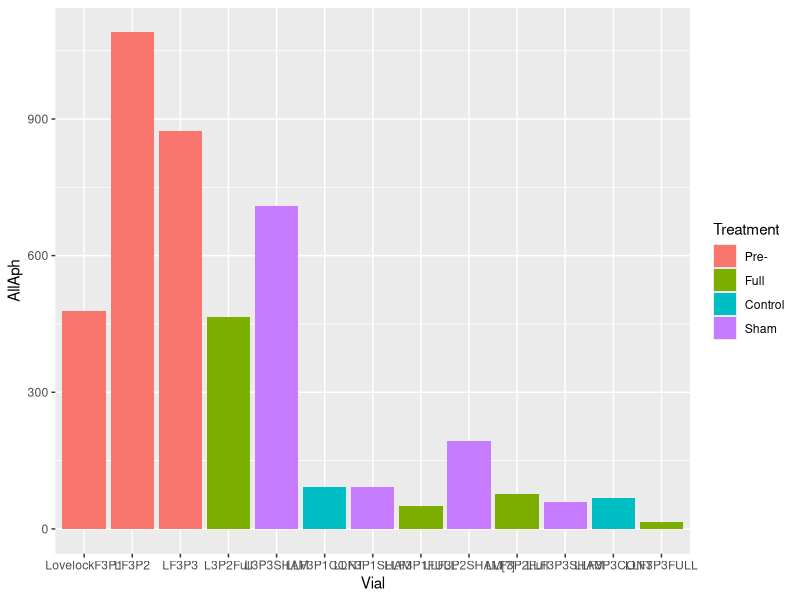
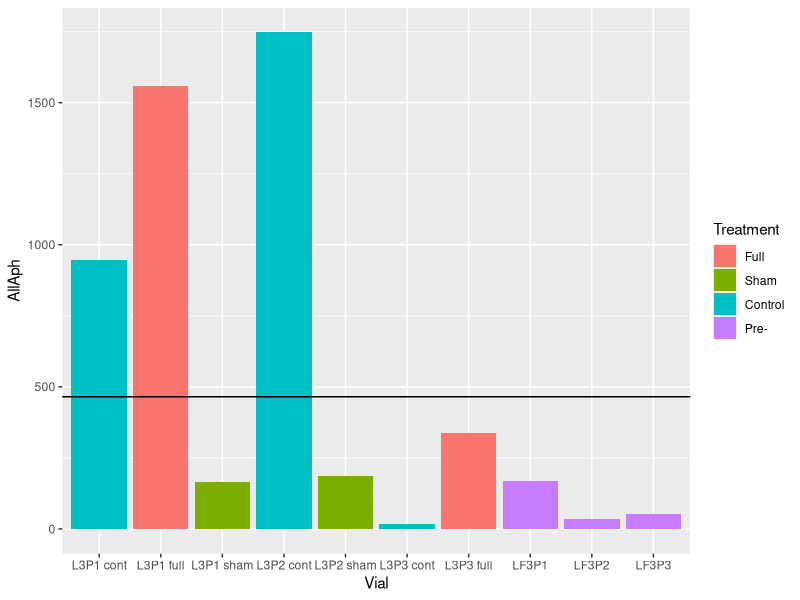
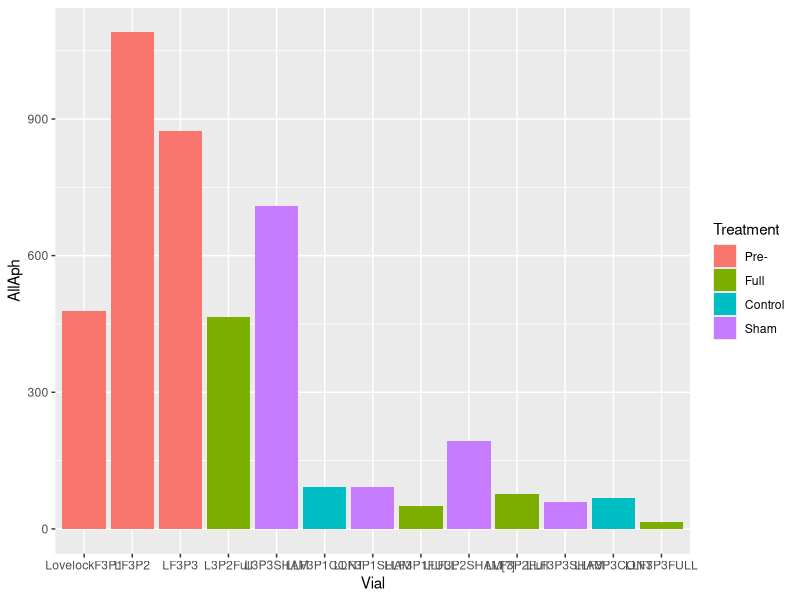
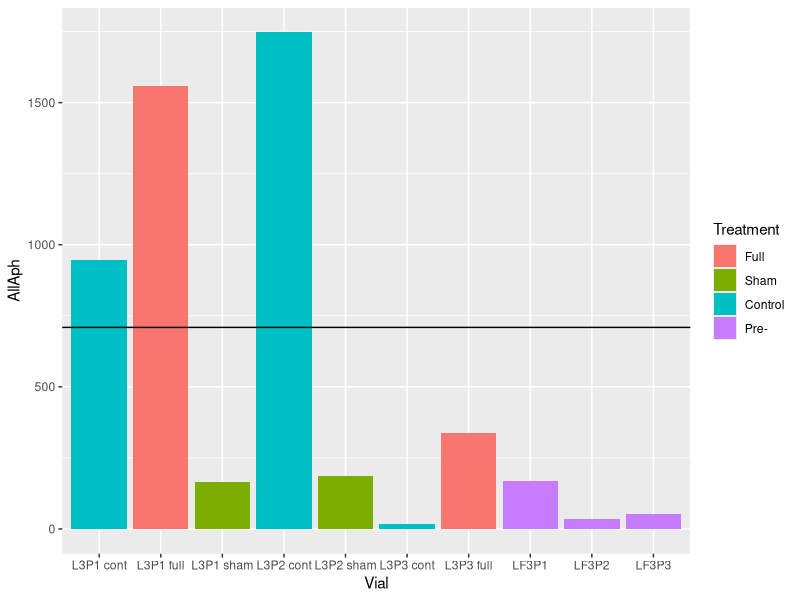
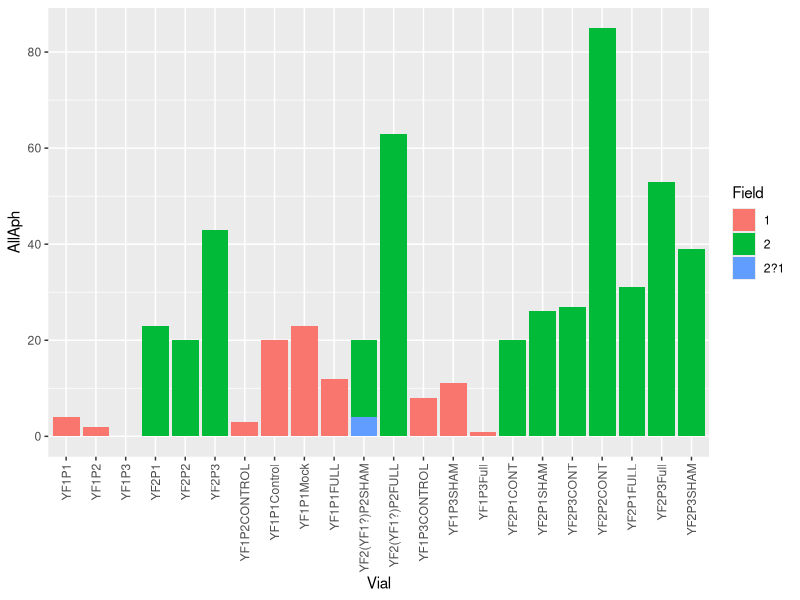
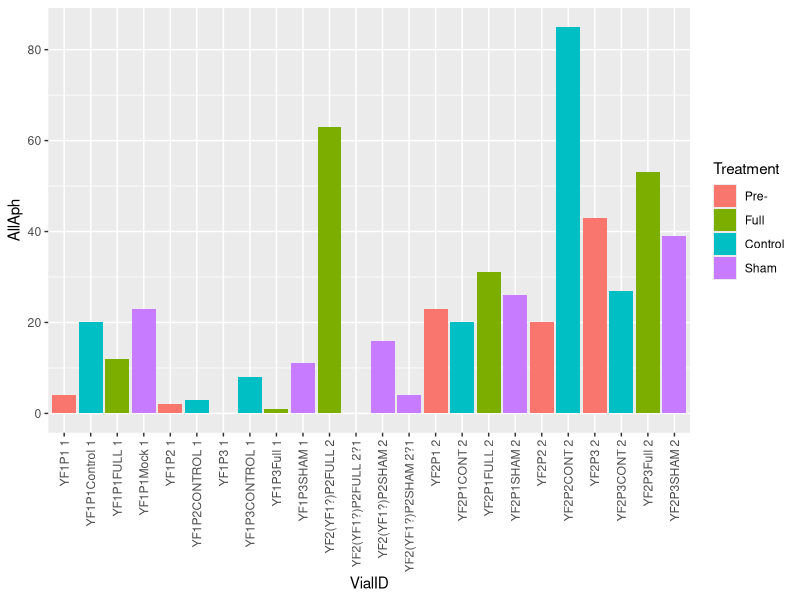
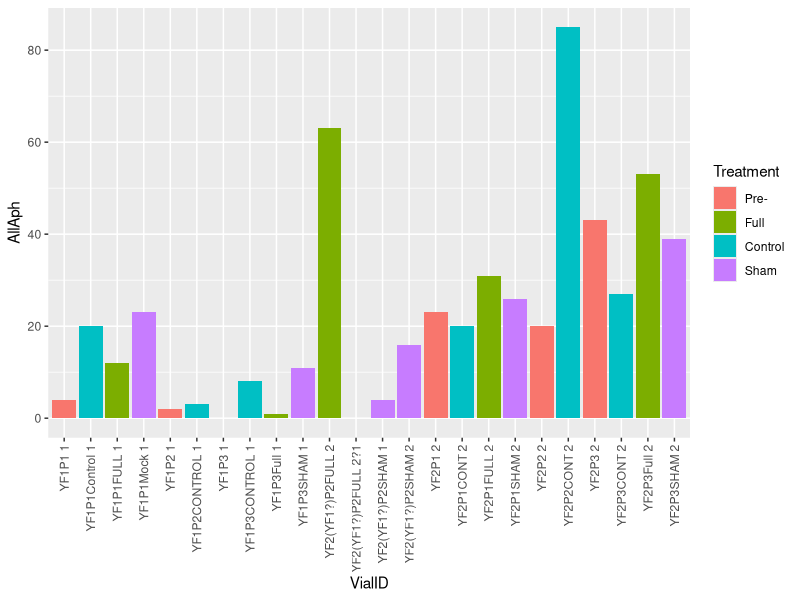
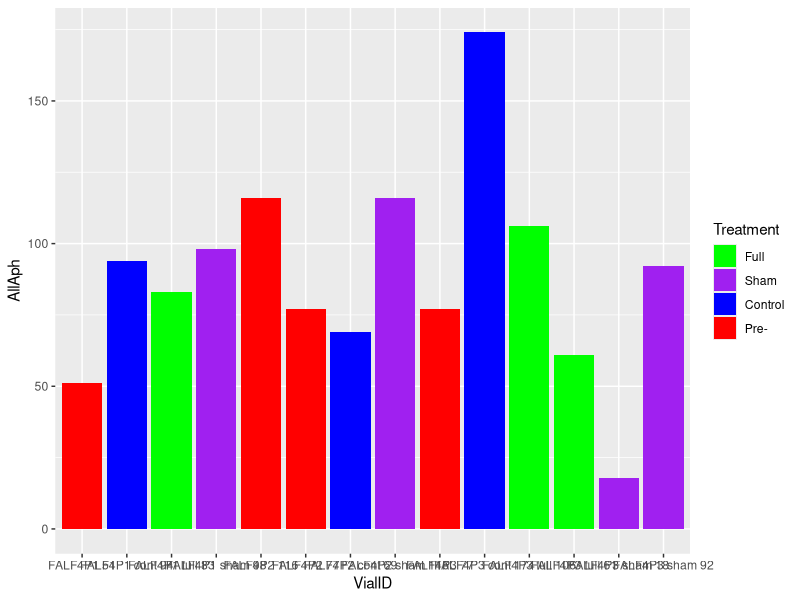

Write the R code that produced these figures, in order. (Note: this script raises an error after producing the figures.)
# Title: Data processing for 2020 Exclosures project
# Author: Anson Call
# Date: 2022/02/28
# This script cleans the raw data in preparation for analysis. It only needs to
# be run once.

# load packages ####
library(tidyverse) # R packages for data science
library(magrittr) # for assignment and exposition pipes
library(vegan) # for diversity metrics

# define functions ####
# date-to-season function for vegsurvey data
getSeason <- function(DATES) {
  # define cutoff between spring and fall surveys
  cutoff <- as.Date("2021-6-30",  format = "%Y-%m-%d") # spring end
  # convert dates to proper format
  d <- as.Date(strftime(DATES, format="%Y-%m-%d"))
  # return season
  if_else (d <= cutoff, 'Spring', 'Fall')
}

# import data ####
## spring data ####
spring <-
  read_csv('raw_data/Spring_counts.csv',
           col_types = 'cfffffffddddddddddddc') %>%
  select(-Sorter, -Counter, -Counter_2) %>%
  mutate(AllAph = Acyrthosiphon + Aphis + Therioaphis,
         NonAcy = Aphis + Therioaphis) %>%
  mutate(Season = 'Spring')

## fall data ####
fall <- read_csv('raw_data/Fall_counts.csv',
                 col_types = 'dcffffffdddddddddddd') %>%
  select(-Sorter, -Counter) %>%
  mutate(AllAph = Acyrthosiphon + Aphis + Therioaphis,
         NonAcy = Aphis + Therioaphis) %>%
  mutate(Season = 'Fall')

## veg data ####
vegdata <- read_csv('raw_data/VegSurvey.csv',
                    col_types = 'Dcfffddccc') %>%
  mutate(waypointID = paste(site, waypoint))

## updated plant ids for vegdata ####
new_ids <- read_csv('raw_data/updated_plant_ids.csv') %>%
  select(orig_code, new_code)

## field location data ####
## incl. closest field info for survey points in vegdata
rawlocs <- read_csv('raw_data/vegSurvey_fieldJoin.csv',
                    col_types = 'fffTdfddfcc')

## veg survey plot type data
veg_survey_classes <- read_csv('raw_data/vegSurveyClasses.csv',
                               col_types = 'ffff')

## landcover class data
veg_survey_cover <- read_csv('raw_data/vegData_coverJoin.csv',
                             col_types = 'fffffffffffffffffffffffffcc')

## landcover data ####
# now only 1 csv (supervised classification, 8 classes)
# import csv files
#
# landcover <- read_csv('raw_data/superDoveSupervisedClassification_areaScore_fixedClass.csv')
# if you want target fields according to classifier instead of fixed class:
landcover <- read_csv('raw_data/superDove_areaScores.csv')

# check data ####
## check spring and fall data ####
spring %>%
  group_by(Site, Field) %>%
  count()
spring %>%
  group_by(Site, Treatment) %>%
  count()

# Identify error 1
spring %>%
  group_by(Site, Field, Treatment) %>%
  filter(Site=='Lovelock')
#L3P2Full recorded as field 2 instead of field 3

# Resolve error 1: L3P2Full field 2 -> field 3
spring %<>%
  mutate(Field = case_when(Vial=='L3P2Full' ~ '3',
                           Vial!='L3P2Full' ~ as.character(Field)))

# Identify error 2
spring %>%
  group_by(Site, Field, Treatment) %>% filter(Site=='Lovelock') %>% count()
# Lovelock field 3 now overweight
spring %>%
  group_by(Site, Field, Treatment) %>% filter(Site=='Lovelock')
fall %>%
  group_by(Site, Field, Treatment) %>% filter(Site=='Lovelock')
# L3P2Full (and L3P3SHAM) match text pattern of fall data
fall %>%
  group_by(Site, Field, Treatment) %>% filter(Site=='Lovelock') %>% count()
# Lovelock field 3 full underweight
# suggests spring L3P2Full should actually be fall F3P2Full. check data
spring %>%
  filter(Site=='Lovelock', Field==3) %>%
  ggplot(aes(x = Vial, y = AllAph, fill = Treatment)) +
  geom_bar(stat = 'identity')
spring %>%
  filter(Vial=='L3P2Full') %>%
  select(AllAph) # 465
# L3P2Full aphid count is way higher than other Lovelock field 3 full counts in
# spring data further suggests L3P2Full belongs in the fall data
fall %>%
  filter(Site=='Lovelock', Field==3) %>%
  ggplot(aes(x = Vial, y = AllAph, fill = Treatment)) +
  geom_bar(stat = 'identity') +
  geom_abline(slope = 0, intercept = 465)
# L3P2Full aphid count fits in with fall data well

# Resolve error 2: spring L3P2Full -> fall
spring %<>%
  mutate(Season = case_when(Vial=='L3P2Full' ~ 'Fall',
                            Vial!='L3P2Full' ~ as.character(Season)))

# Identify error 3
spring %>%
  group_by(Site, Treatment) %>%
  filter(Season=='Spring') %>%
  count
# Lovelock field 3 overweight
spring %>%
  group_by(Site, Treatment) %>%
  filter(Season=='Spring') %>%
  count
# spring Lovelock sham overweight by 2, Lovelock control underweight by 1
fall %>%
  group_by(Site, Treatment) %>%
  filter(Site=='Lovelock') %>%
  count
# fall Lovelock sham is underweight by 1
# suggests at least 1 spring Lovelock sham belongs in fall data
spring %>%
  group_by(Site, Field, Treatment) %>%
  filter(Site=='Lovelock', Treatment=='Sham')
fall %>%
  group_by(Site, Field, Treatment) %>%
  filter(Site=='Lovelock', Treatment=='Sham')
# spring L3P3SHAM matches text pattern of fall data
# further suggests L3P3SHAM belongs in the fall data
spring %>%
  filter(Site=='Lovelock', Field==3) %>%
  ggplot(aes(x = Vial, y = AllAph, fill = Treatment)) +
  geom_bar(stat = 'identity')
spring %>%
  filter(Vial=='L3P3SHAM') %>%
  select(AllAph) # 709
# L3P3SHAM aphid count is way higher than other Lovelock field 3 full counts in
# spring data
fall %>%
  filter(Site=='Lovelock', Field==3) %>%
  ggplot(aes(x = Vial, y = AllAph, fill = Treatment)) +
  geom_bar(stat = 'identity') +
  geom_abline(slope = 0, intercept = 709)
# L3P3SHAM aphid count is still high for fall data, but fall data is still
# higher, on average, than spring data. further suggests L3P3SHAM is a better
# fit in the fall data

# Resolve error 3: spring L3P3SHAM -> fall
spring %<>%
  mutate(Season = case_when(Vial=='L3P3SHAM' ~ 'Fall',
                            Vial!='L3P3SHAM' ~ as.character(Season)))

# Identify error 4
spring %>%
  group_by(Site, Field) %>%
  filter(Season=='Spring') %>%
  count
# Yerington field 2?1 measurements are probably field 1, since Yerington field 1
# is underweight by 2
spring %>%
  group_by(Site, Field, Treatment) %>%
  filter(Season=='Spring', Site=='Yerington') %>%
  count
# Yerington field 2?1 treatments match the treatments that are underweight in
# Yerington field 1 further suggests that 2?1 data could belong in field 1
spring %>%
  filter(Site=='Yerington', Field=='1' | Field=='2' | Field=='2?1') %>%
  ggplot(aes(x = Vial, y = AllAph, fill = Field)) +
  geom_bar(stat = 'identity') +
  theme(axis.text.x = element_text(angle = 90, vjust = 0.5, hjust=1))
# YF2(YF1?)P2SHAM is actually two rows (!)
spring %>%
  filter(Vial=='YF2(YF1?)P2SHAM')
# Which one is the true field 2 sham?
spring %>%
  filter(Site=='Yerington', Field=='1' | Field=='2' | Field=='2?1') %>%
  mutate(VialID = paste(Vial, Field)) %>%
  ggplot(aes(x = VialID, y = AllAph, fill = Treatment)) +
  geom_bar(stat = 'identity') +
  theme(axis.text.x = element_text(angle = 90, vjust = 0.5, hjust=1))
# field 2 generally has higher aphid counts, so we should expect YF2(YF1?)P2SHAM
# 2?1 to be the one from field 1, since it has a lower count

# Correct error 4: YF2(YF1?)P2SHAM field 2?1 -> field 1
spring %<>%
  mutate(Field = case_when(Vial=='YF2(YF1?)P2SHAM' & Field=='2?1' ~ '1',
                           Vial!='YF2(YF1?)P2SHAM' | Field!='2?1' ~
                             as.character(Field)))

# Identify error 5
spring %>%
  group_by(Site, Field) %>%
  filter(Season=='Spring') %>%
  count
# 1 Yerington field 2?1 measurement remaining, Yerington field 1 still
# underweight by 1
spring %>%
  group_by(Site, Field, Treatment) %>%
  filter(Season=='Spring',
         Site=='Yerington',
         Field=='1' | Field=='2' | Field=='2?1') %>%
  count
# remaining 2?1 measurement is a full measurement, matching what is missing from
# Yerington field 1
spring %>%
  filter(Site=='Yerington', Field=='1' | Field=='2' | Field=='2?1') %>%
  mutate(VialID = paste(Vial, Field)) %>%
  ggplot(aes(x = VialID, y = AllAph, fill = Treatment)) +
  geom_bar(stat = 'identity') +
  theme(axis.text.x = element_text(angle = 90, vjust = 0.5, hjust=1))
# remaining 2?1 measurement has low aphid density, matching other measurements
# from field 1 further suggests that the remaining 2?1 measurement is from field
# 1

# Correct error 5: YF2(YF1?)P2FULL field 2?1 -> field 1
spring %<>%
  mutate(Field = case_when(Vial=='YF2(YF1?)P2FULL' & Field=='2?1' ~ '1',
                           Vial!='YF2(YF1?)P2FULL' | Field!='2?1' ~
                             as.character(Field)))

# Identify error 6
spring %>%
  group_by(Site, Field) %>%
  filter(Season=='Spring') %>%
  count
# missing 2 measurements from Fallon field 4
spring %>%
  group_by(Field, Plot) %>%
  filter(Season=='Spring', Site=='Fallon') %>%
  count
# both missing measurements are from Fallon field 4, plot 3
spring %>%
  filter(Season=='Spring', Site=='Fallon', Field=='4', Plot=='3') %>%
  arrange(Treatment)
# Fallon field 4, plot 3 full and sham are missing
# Are they in the fall dataset?
fall %>%
  group_by(Site, Field) %>%
  count
# fall Fallon 4 contains 2 extra measurements
fall %>%
  group_by(Site, Field) %>%
  filter(Site=='Fallon', Field=='4') %>%
  arrange(Treatment)
# hard to tell which measurements are out of place because text patterns in Vial
# names are already standardized
# duplicates of field 4 plot 3 full (one of these may be plot 2 or fall)
# duplicates of field 4 plot 3 sham (one of these may be fall)
# duplicates of plot 2 pre- (one of these may be full?)
# examine fall data to see if there are any outliers that suggest a measurement
# belongs in the spring data
fall %>%
  filter(Site=='Fallon', Field=='4') %>%
  mutate(VialID = paste(Vial, AllAph)) %>%
  ggplot(aes(x = VialID, y = AllAph, fill = Treatment)) +
  geom_bar(stat = 'identity') +
  scale_fill_manual(values = c('Pre-' = 'red', 'Full' = 'green',
                               'Control' = 'blue', 'Sham' = 'purple'))
# 1 FALF4P3 sham measurement seems low
# does it fit better with the spring data?
spring %>%
  filter(Season=='Spring', Site=='Fallon', Field=='4') %>%
  ggplot(aes(x = Vial, y = AllAph, fill = Treatment)) +
  geom_bar(stat = 'identity') +
  geom_abline(slope = 0, intercept = 18) +
  scale_fill_manual(values = c('Pre-' = 'red', 'Full' = 'green',
                               'Control' = 'blue', 'Sham' = 'purple'))
# This measurement seems low compared to other field 4 sham measurements in both
# spring and fall
# What about plot 3 measurements across spring and fall?
fall %>%
  filter(Site=='Fallon', Field=='4', Plot=='3') %>%
  mutate(VialID = paste(Vial, AllAph)) %>%
  ggplot(aes(x = VialID, y = AllAph, fill = Treatment)) +
  geom_bar(stat = 'identity') +
  scale_fill_manual(values = c('Pre-' = 'red', 'Full' = 'green',
                               'Control' = 'blue', 'Sham' = 'purple'))
spring %>% filter(Season=='Spring', Site=='Fallon', Field=='4', Plot=='3') %>%
  ggplot(aes(x = Vial, y = AllAph, fill = Treatment)) +
  geom_bar(stat = 'identity') +
  geom_abline(slope = 0, intercept = 77) +
  geom_abline(slope = 0, intercept = 174) +
  scale_fill_manual(values = c('Pre-' = 'red', 'Full' = 'green',
                               'Control' = 'blue', 'Sham' = 'purple'))
# spring has the higher densities for pre- and sham treatments, so it seems
# slightly more likely that the very low FALF4P3 sham measurement and lower of
# the two FALF4P3 full measurements should be retained in the fall, and the two
# higher FALF4P3 measurements should be moved to the spring data

# admittedly, this is a best guess, and could be incorrect - the safest bet
# would be to throw out all measurements that can't be reliably assigned to
# spring or fall data

# however, the overall difference between spring and fall seems negligible, so
# we may end up pooling this data anyway i'll leave it in for now, making
# corrections based on maximum likelihood

# also, there is a question of which measurement belongs in the spring Fallon
# field 4 plot 2 group:

# Correct error 6: fall Fallon field 4, plot 3 sham and full measurements with
# highest aphid density -> spring
fall %<>%
  mutate(Season = case_when(Vial=='FALF4P3 full' & AllAph == 106 ~ 'Spring',
                            Vial!='FALF4P3 full' | AllAph != 106 ~
                              as.character(Season))) %>%
  mutate(Season = case_when(Vial=='FALF4P3 sham' & AllAph == 92 ~ 'Spring',
                            Vial!='FALF4P3 sham' | AllAph != 92 ~
                              as.character(Season)))

# Identify error 7
fall %>%
  group_by(Site, Treatment) %>%
  filter(Season=='Fall') %>%
  count
spring %>%
  group_by(Site, Treatment) %>%
  filter(Season=='Fall') %>%
  count
## fall is missing a Fallon full measurement, and contains one extra Fallon pre-
## measurement
spring %>%
  group_by(Site, Treatment) %>%
  filter(Season=='Spring') %>%
  count
fall %>%
  group_by(Site, Treatment) %>%
  filter(Season=='Spring') %>%
  count
# spring is missing a Lovelock control measurement, and contains one extra
# Lovelock sham measurement
# Resolve fall data first
fall %>%
  group_by(Site, Field, Treatment) %>%
  filter(Site=='Fallon', Season=='Fall') %>%
  count
# perhaps one Fallon field 4 pre- measurement should move to Fallon field 4
# full?
fall %>%
  group_by(Site, Field, Plot, Treatment) %>%
  filter(Site=='Fallon', Field=='4', Season=='Fall') %>%
  count
# looks like one Fallon field 4 plot 2 pre- measurement should move to Fallon
# field 4 plot 2 full
fall %>%
  filter(Site=='Fallon', Field=='4', Season=='Fall') %>%
  mutate(VialID = paste(Vial, AllAph)) %>%
  ggplot(aes(x = VialID, y = AllAph, fill = Treatment)) +
  geom_bar(stat = 'identity')
# I'm going to assume that the lower of the two pre- measurements should be
# changed to full, since pre- measurements generally have the highest aphid
# counts because they represent collections from a larger area. Higher aphid
# counts from pre- treatments aren't very obvious at Fallon Field 4, but
# experiment-wide this is the general trend.

# Resolve error 7: Move the lower Fallon field 4, plot 2 pre- measurement to
# Fallon field 4, plot 2 full
fall %<>%
  mutate(Treatment = case_when(Vial=='FALF4P2' & AllAph == 77 ~ 'Full',
                               Vial!='FALF4P2' | AllAph != 77 ~
                                 as.character(Treatment)))
spring %>%
  group_by(Site, Treatment) %>%
  filter(Season=='Fall') %>%
  count

# Identify error 8
spring %>%
  group_by(Site, Treatment) %>%
  filter(Season=='Spring') %>%
  count
fall %>%
  group_by(Site, Treatment) %>%
  filter(Season=='Spring') %>%
  count
# spring is missing a Lovelock control measurement, and contains one extra
# Lovelock full measuremen
spring %>%
  group_by(Site, Field, Treatment) %>%
  filter(Site=='Lovelock', Season=='Spring') %>%
  count
# one field 3 full measurement should be moved to field 3 control
spring %>%
  group_by(Field, Plot, Treatment) %>%
  filter(Site=='Lovelock', Field=='3', Season=='Spring') %>%
  count
# one field 3 plot 2 full measurement should be moved to field 3 plot 2 control
spring %>%
  filter(Site=='Lovelock', Field=='3', Season=='Spring') %>%
  mutate(VialID = paste(Vial, AllAph)) %>%
  ggplot(aes(x = VialID, y = AllAph, fill = Treatment)) +
  geom_bar(stat = 'identity')
# LLF3P2SHAM[?] is marked as full, but should probably be marked as control. The
# aphid count would not be out of place for a control measurement in this field

# Resolve error 8: move LLF3P2SHAM[?] -> Lovelock field 3, plot 2 control
spring %<>%
  mutate(Treatment = case_when(Vial=='LLF3P2SHAM[?]' & AllAph == 86 ~ 'Control',
                               Vial!='LLF3P2SHAM[?]' | AllAph != 86 ~
                                 as.character(Treatment)))

# Identify error 9
fall %>%
  group_by(Site, Field) %>%
  count
# Lovelock field 1 underweight, Lovelock includes one measurement with NA as
# field
fall %>%
  filter(Site=='Lovelock', Field==1 | is.na(Field)) %>%
  arrange(Plot)
# L7P3 full should probably be moved to Lovelock Field 1, plot 3 full
fall %>%
  filter(Site=='Lovelock', Field==1 | is.na(Field)) %>%
  ggplot(aes(x = Vial, y = AllAph, fill = Treatment)) +
  geom_bar(stat = 'identity')
# the L7P3 aphid count matches others from Lovelock field 1, plot 3
# Beware, this technically an empty string, not an NA value

# Resolve error 9: L7P3 full Lovelock field NA -> Lovelock field 1
fall %<>%
  mutate(Field = case_when(Field == '' ~ '1',
                           Field != '' ~ as.character(Field)))

# Identify error 10
fall %>%
  group_by(Site, Plot) %>%
  count
## Yerington plot 1 underweight, Yerington includes one measurement with NA as
## plot
fall %>%
  group_by(Field, Plot) %>%
  filter(Site=='Yerington') %>%
  arrange(Plot) %>%
  count
# Yerington field 2 plot 1 underweight, Yerington NA plot measurement is in
# field 1?
fall %>% filter(is.na(Plot))
fall %>% filter(Plot == '')
# Yikes - this is actually an empty string, not an NA value
# could YF1P7 possibly be Yerington Field 2, Plot 1?
fall %>% filter(Site=='Yerington', Field=='2', Plot=='1')
# Yerington field 2 plot 1 sham is missing, and the YF1P7 measurement is from a
# sham exclosure
# this suggests that YF1P7 should be moved to Yerington field 2 plot 1
fall %>% filter(Site=='Yerington', Field=='1' | Field=='2', Plot=='1' | is.na(Plot)) %>%
  mutate(VialID = paste(Vial, AllAph)) %>%
  ggplot(aes(x = VialID, y = AllAph, fill = Treatment)) +
  geom_bar(stat = 'identity')
# I can't say the data fit really makes sense - YF1P7 has an exceptionally high
# aphid count. I suppose it matches up with the expectation based on the high
# YF2P1 full count, but why is the YF2P1 (pre-) count so low? I'm going to go
# ahead and move YF1P7 into Yerington field 2 plot 1 anyway. This makes the most
# sense to me overall

# Resolve error 10: YF1P7 Yerington field 1 plot NA -> Yerington field 2 plot 1
fall %<>%
  mutate(Field = case_when(Plot == '' ~ '2',
                           !is.na(Plot) ~ as.character(Field)),
         Plot = case_when(Plot == '' ~ '1', !is.na(Plot) ~ as.character(Plot)))

# Identify error 11
spring %>%
  group_by(Field, Plot, Treatment, Season) %>%
  filter(Season=='Spring') %>%
  arrange(Field, Plot) %>%
  count
# field 3 plot 1 pre- underweight, field 3 plot 3 pre- overweight
spring %>%
  group_by(Site, Field, Plot, Treatment, Season) %>%
  filter(Season=='Spring', Field=='3', Plot=='1' | Plot=='3') %>%
  arrange(Field, Plot, Treatment) %>%
  count
# the problem is contained to Yerington
spring %>%
  group_by(Field, Plot, Season) %>%
  filter(Season=='Spring',
         Site=='Yerington',
         Field=='3',
         Plot=='1' | Plot=='3') %>%
  arrange(Field, Plot, Treatment)
# could be that YF2.2(Location3) is the one that needs to be moved to plot 1.
# this makes sense that YF2.2(Location3)P3 specifically has P3 noted as the
# plot, while YF2.2(Location3) lacks any specific plot designation it seems
# likely that I would forget to record the plot number on the first plot, but
# not on the third plot
spring %>%
  group_by(Field, Plot, Season) %>%
  filter(Season=='Spring',
         Site=='Yerington',
         Field=='3',
         Plot=='1' | Plot=='3') %>%
  ggplot(aes(x = Vial, y = AllAph, fill = Treatment)) +
  geom_bar(stat = 'identity')
# the data here is variable - in some treatments, plot 1 is higher; in others,
# plot 3 is higher this doesn't inform which of the field 3 plot 3 measurements
# should be moved aphid counts are generally very low anyway, so some
# stochasticity is expected all I have to go on is the way the labels were
# recorded, but that is already enough to convince me

# Resolve error 11: YF2.2(Location3) plot 3 -> plot 1
spring %<>%
  mutate(Plot = case_when(Vial=='YF2.2(Location3)' ~ '1',
                          Vial!='YF2.2(Location3)' ~ as.character(Plot)))

# final checks
spring %>%
  group_by(Field, Plot, Treatment, Season) %>%
  filter(Season=='Spring') %>%
  arrange(Field, Plot) %>%
  count
fall %>%
  group_by(Field, Plot, Treatment, Season) %>%
  filter(Season=='Spring') %>%
  arrange(Field, Plot) %>%
  count
# spring data looks complete
fall %>%
  group_by(Field, Plot, Treatment, Season) %>%
  filter(Season=='Fall') %>%
  arrange(Field, Plot) %>%
  count
spring %>%
  group_by(Field, Plot, Treatment, Season) %>%
  filter(Season=='Fall') %>%
  arrange(Field, Plot) %>%
  count
# fall data looks complete

# merge spring and fall data into a single tibble
data <- rbind(spring %>% select(-Notes),
              fall %>% select(-Number)) %>%
  mutate(Season = as_factor(Season))
data %>%
  group_by(Field) %>%
  filter(Season=='Spring') %>%
  arrange(Field, Plot) %>%
  count
# field 4 should move into field 2 across the entire dataset
data %<>%
  mutate(Field = case_when(Field=='4' ~ '2', Field!='4' ~ as.character(Field)))
data %>%
  group_by(Site, Field, Plot) %>%
  filter(Season=='Spring') %>%
  arrange(Field, Plot) %>%
  count
# balanced!
data %>%
  group_by(Site, Field, Treatment) %>%
  filter(Season=='Spring') %>%
  arrange(Field, Plot) %>%
  count
# balanced!
data %>%
  group_by(Field, Plot, Treatment) %>%
  filter(Season=='Spring') %>%
  arrange(Field, Plot, Treatment) %>%
  count
# remove 'spring' and 'fall' tibbles
rm(spring, fall)

## check veg data ####
# Identify error 1
str(vegdata)
levels(vegdata$species)
vegdata %>%
  mutate(species = fct_relevel(species, sort)) %>%
  group_by(species) %>%
  count
# many species are incorrectly ID'ed or unknown
# joining the updated species id table can help
new_ids %>% group_by(orig_code) %>% count
vegdata %>%
  left_join(new_ids,  by = c("species" = "orig_code")) %>%
  mutate(species = case_when(is.na(new_code) ~ paste(species),
                             !is.na(new_code) ~ paste(new_code))) %>%
  mutate(species = case_when(species == '' ~ paste(NA), # also clean up NAs
                             species == 'NA' ~ paste(NA),
                             is.na(species) ~ paste(NA),
                             species == 'none' ~ paste(NA),
                             !is.na(species) ~ paste(species))) %>%
  mutate(species = fct_relevel(species, sort)) %>%
  group_by(species) %>%
  count
# correct error 1
# join updated_species_id.csv
vegdata %<>%
  left_join(new_ids,  by = c("species" = "orig_code")) %>%
  mutate(species = case_when(is.na(new_code) ~ paste(species),
                             !is.na(new_code) ~ paste(new_code))) %>%
  mutate(species = case_when(species == '' ~ NA_character_, # also clean up NAs
                             species == 'NA' ~ NA_character_,
                             is.na(species) ~ NA_character_,
                             species == 'none' ~ NA_character_,
                             !is.na(species) ~ paste(species)))
# rm 'new_ids'
rm(new_ids)

# identify error 2
vegdata %>%
  group_by(species) %>%
  summarize(mean_cover = mean(cover), .groups = 'keep') %>%
  arrange(desc(mean_cover)) %>%
  filter(species %in% c('MESA', 'ALFA'))
# some MESA recorded as ALFA
# correct error 2
vegdata %<>%
  mutate(species = case_when(species == 'ALFA' ~ paste('MESA'),
                             species != 'ALFA' ~ paste(species)))
# identify error 3
vegdata %>%
  group_by(site) %>%
  summarize(count = n_distinct(waypoint))
# note that we do not expect sites to have even numbers of waypoints (some were
# inaccessible)
vegdata %>%
  filter(is.na(count), !is.na(species))
# missing count values are also expected
vegdata %>%
  filter(is.na(cover), !is.na(species))

# missing cover values are NOT expected
# note that ALCE, MESA are ag plots that were observed from a distance. Cover is
# likely high. In othen instances, cover was likely negligible.
# correct error 2
# build table of replacement cover values
new_cover <- vegdata %>%
  filter(is.na(cover), !is.na(species)) %>%
  mutate(newcover = c(1, 50, 50, 50, 50, 1, 1, 50, 50, 1, 1, 1)) %>%
  select(survey_date, site, waypoint, species, newcover)
# join new cover
vegdata %<>%
  left_join(new_cover, by = c('survey_date', 'site', 'waypoint', 'species')) %>%
  mutate(cover = case_when(is.na(cover) ~ newcover, !is.na(cover) ~ cover)) %>%
  # drop unwanted cols
  select(survey_date, observers, site, waypoint, species, count, cover)

# remove new_cover var
rm(new_cover)

# identify error 5
vegdata %>%
  filter(site == 'Lovelock', waypoint == 26) %>%
  arrange(species)
# duplicate BASC5 counts
# correct error 5
# remove the offending row
vegdata %<>% filter(!(site == 'Lovelock' &
                        waypoint == 26 &
                        species == 'BASC5' &
                        count == 3))

# identify error 6
vegdata %>%
  filter(site == 'Fallon', waypoint == 7) %>%
  arrange(species)
# duplicate CHVI4 counts
# correct error 6
# remove the offending row
vegdata %<>% filter(!(site == 'Fallon' &
                        waypoint == 7 &
                        species == 'CHVI4' &
                        count == 1))

# identify error 7
vegdata %>%
  filter(site == 'Yerington', waypoint == 7) %>%
  arrange(species)
# duplicate HAGL counts
# correct error 7
# remove the offending row
vegdata %<>% filter(!(site == 'Yerington' &
                        waypoint == 7 &
                        species == 'HAGL' &
                        count == 3))

## check location data ####
str(rawlocs)
# col spec looks good
rawlocs %>% group_by(site, CID) %>% count
# uneven weights are expected
# everything looks ok

# check veg plots cover data
veg_survey_cover %>% group_by(site) %>% count
# uneven weights are expected
# not really much else to check

## check raw cover data ####
# checked after wrangling

# data wrangling ####
## insect counts ####
# lengthen
data_long <- pivot_longer(data,
                          cols = Arachnida:NonAcy,
                          names_to = 'Taxa',
                          values_to = 'Density') %>%
  mutate(Taxa = as_factor(Taxa))
# split off and re-join 'Pre' data; select relevant columns; widen
data <- right_join(data_long %>% filter(Treatment != 'Pre-'),
                   data_long %>% filter(Treatment == 'Pre-'),
                   by = c('Site','Field','Plot','Taxa','Season')) %>%
  # rename cols where necessary
  select(Site:Plot,
         Treatment = Treatment.x,
         Taxa,
         Density = Density.x,
         Pre_Density = Density.y,
         Season) %>%
  # widen to put each taxon in a unique col
  pivot_wider(names_from = Taxa, values_from = Density:Pre_Density) %>%
  # relevel factors to reflect natural order of treatments and seasons
  mutate(Treatment = fct_relevel(Treatment, c('Control', 'Sham', 'Full')),
         Season = fct_relevel(Season, c('Spring','Fall'))) %>%
  # create 'Non_Acy' cols
  mutate(Pre_Density_Non_Acy = Pre_Density_Aphis + Pre_Density_Therioaphis,
         Density_Non_Acy = Density_Aphis + Density_Therioaphis)
# final check
str(data)

## locations #####
# wrangle field location data
locs <- rawlocs %>%
  filter(CID != 7) %>% # remove non-survey points
  mutate(id = paste0(site,
                     gsub('^\\D*(\\d*)(ALT)?\\D*$',
                          '\\1\\2',
                          .$Name))) %>% # parse site col
  select(id, field_id, long = POINT_X, lat = POINT_Y) %>% # drop unused cols
  left_join(veg_survey_classes %>%
              mutate(id = paste0(site, plotnum)), # join veg_survey_classes from ee data
            by = 'id') %>%
  select(-name) %>%  # drop 'name' col
  relocate(id, site, plotnum, type, lat, long, field_id) %>%  # reorder cols
  left_join(veg_survey_cover %>% # tidy up veg_survey_cover before joining
              unite(id, site, plotnum, sep = '') %>%
              select(id, K3LSfall:XsentSummer), by = 'id')

# rm 'rawlocs,' 'veg_survey_classes'
rm(rawlocs, veg_survey_classes, veg_survey_cover)

## veg data #####
# make season and site ID column
vegdata %<>%
  # use getSeason() to assign 'season' based on 'survey_date'
  mutate(season = getSeason(survey_date)) %>%
  unite(id, site, waypoint, sep = '', remove = FALSE) %>% # create id col
  left_join(locs, by = 'id') %>% # join location data
  relocate(id, lat, long, site = site.x, waypoint, type, field_id, season,
           survey_date, observers, species, count, cover) # reorder cols

# two plots have no location data
# probably recording errors that aren't resolvable
# Yerington 8B is a duplicate, throw out
# Fallon 9 is probably a recording error that isn't resolvable, throw out
vegdata %<>% filter(!is.na(lat))

## landcover data ####
# build list of col names
klasses <- map(seq(0, 11), toString)
distanceWeight <- c('no',
                    'const',
                    'sig1',
                    'sig2',
                    'sig3',
                    'sig4',
                    'sig5')
testnames <- matrix(NA, 12, 7)
for (i in 1:length(distanceWeight)) {
  for (j in 1:length(klasses))
  testnames[[j, i]] <- paste0(klasses[[j]], distanceWeight[[i]])
}
testnames
# build list of site names
site <- c('Minden',
              'Minden',
              'Minden',
              'Lovelock',
              'Lovelock',
              'Lovelock',
              'Fallon',
              'Fallon',
              'Fallon',
              'Yerington',
              'Yerington',
              'Yerington')
field <- c('01',
               '02',
               '03',
               '03', # note non-numeric order here. this is correct.
               '01',
               '02',
               '01',
               '02',
               '03',
               '01',
               '02',
               '03')
sitename = c()
for (i in 1:length(field)) {
  sitename[[i]] = paste0(site[[i]], field[[i]])
}
sitename
# FIX ERROR ####
#2022-08-10T15:00:57Z
# ee exports are sorted "naturally" eg 0, 1, 10, 11, 2, 3
# updates sitename to correct for this
sitename <- c(sitename[1:2], sitename[11:12], sitename[3:10])
# tidy
tidyLandcover <- landcover %>%
  # split cols
  separate(col = dataSeries,
           into = testnames,
           sep = ",") %>%
  # add siteId
  mutate(siteId = unlist(sitename), .before = everything()) %>%
  # begin to transpose
  pivot_longer(-siteId, 'var') %>%
  # parse cells
  separate(col = 'value',
           into = c('class', 'value'),
           sep = '=') %>%
  rowwise %>%
  mutate(class = paste0('class', str_extract(class, '[:digit:]+')),
         distanceWeight = str_extract(var, '[:alpha:]+[:digit:]?'),
         value = parse_number(map_chr(str_extract_all(value,
                                                      '[:digit:]+|\\.|-|E'),
                                      ~ str_c(.x, collapse = '')))) %>%
  # finish transpose
  pivot_wider(c(siteId, distanceWeight), names_from = class) %>%
  # make site and field id
  separate(col = siteId,
           into = c('site', 'field'),
           sep = -2,
           remove = FALSE)
View(tidyLandcover)
summary(tidyLandcover)

# completeness/accuracy check: check areaScore * class (should be equal within
# image sets and decay functions)

# get sum of area scores for all classes
df <- tidyLandcover %>%
  mutate(sumScore = sum(across(where(is.double)))) %>%
  group_by(site, distanceWeight) %>%
  summarize(totalSum = sum(sumScore), .groups = 'keep')
# filter to a specific decay function
no <- df %>%
  filter(distanceWeight == 'no') %>%
  arrange(desc(totalSum))
# divide largest area by smallest area
noRatio <- head(no$totalSum, n = 1)/tail(no$totalSum, n = 1)

const <- df %>%
  filter(distanceWeight == 'const') %>%
  arrange(desc(totalSum))

constRatio <- head(const$totalSum, n = 1)/tail(const$totalSum, n = 1)

sig1 <- df %>%
  filter(distanceWeight == 'sig1') %>%
  arrange(desc(totalSum))

sig1Ratio <- head(sig1$totalSum, n = 1)/tail(sig1$totalSum, n = 1)

sig2 <- df %>%
  filter(distanceWeight == 'sig2') %>%
  arrange(desc(totalSum))

sig2Ratio <- head(sig2$totalSum, n = 1)/tail(sig2$totalSum, n = 1)

sig3 <- df %>%
  filter(distanceWeight == 'sig3') %>%
  arrange(desc(totalSum))

sig3Ratio <- head(sig3$totalSum, n = 1)/tail(sig3$totalSum, n = 1)

sig4 <- df %>%
  filter(distanceWeight == 'sig4') %>%
  arrange(desc(totalSum))

sig4Ratio <- head(sig4$totalSum, n = 1)/tail(sig4$totalSum, n = 1)

sig5 <- df %>%
  filter(distanceWeight == 'sig5') %>%
  arrange(desc(totalSum))

sig5Ratio <- head(sig5$totalSum, n = 1)/tail(sig5$totalSum, n = 1)

out <- c(noRatio, constRatio, sig1Ratio, sig2Ratio,
         sig3Ratio, sig4Ratio, sig5Ratio)

out # perfection!!!

# remove misc error-checking vars from env
rm(df, no, const, sig1, sig2, sig3, sig4, sig5,
   noRatio, constRatio, sig1Ratio, sig2Ratio, sig3Ratio, sig4Ratio, sig5Ratio,
   distanceWeight, out, field, site)

## calculate vegdata diversity metrics ####
# these metrics are all based on cover, since this is the more complete data
### make subplot-level diversity table ####
subplot_divdata <- vegdata %>%
  mutate(id_season = paste0(id, season)) %>%
  select(id_season, id, season, species, cover) %>%
  pivot_wider(names_from = species, values_from = cover, values_fill = 0) %>%
  select(-'NA')
# calculate subplot-level shannon diversity
shan <- subplot_divdata %>%
  select(-id_season, -id, -season) %>%
  diversity(index = 'shannon')
# calculate subplot-level simpson diversity
simp <- subplot_divdata %>%
  select(-id_season, -id, -season) %>%
  diversity(index = 'simpson')
# calculate subplot-level species richness
rich <-subplot_divdata %>%
  select(-id_season, -id, -season) %>%
  specnumber()
# cbind diversity metrics and subplot info
subplot_divdata %<>%
  ungroup() %>%
  mutate(shan = all_of(shan), simp = all_of(simp), rich = all_of(rich))

### join diversity table and location data ####
vegPlots <- subplot_divdata %>%
  left_join(locs, by = 'id') %>%
  select(-id) %>% # drop simple (no season) id since this is no longer needed
  mutate(type = as_factor(type)) %>% # covert 'type' to factor
  # reorder all cols, fix capitalization
  relocate(id = id_season, field_id, site, plotnum, type, season, lat, long, shan, simp, rich)

# rm helper vars
rm(subplot_divdata, shan, simp, rich, locs)

### make site * cover class level diversity table ####
# this is based on means, which is arbitrary (could also be median, etc.) I'm
# not worried about it right now because I'm not ever sure how this data will be
# used
vegSites <- vegdata %>%
  unite(id, id, season, remove = FALSE) %>%
  select(site, id, species, cover) %>%
  pivot_wider(names_from = species, values_from = cover, values_fill = 0) %>%
  select(-'NA') %>%
  group_by(site) %>%
  summarise(across(ACHY:ZEMA, ~ mean(.x))) # using mean()
# calculate simpson diversity
shan <- vegSites %>%
  ungroup() %>%
  select(-site) %>%
  diversity(index = 'shannon')
# calculate simpson diversity
simp <- vegSites %>%
  ungroup() %>%
  select(-site) %>%
  diversity(index = 'simpson')
# calculate species richness
rich <- vegSites %>%
  ungroup() %>%
  select(-site) %>%
  specnumber
# cbind diversity metrics and subplot info
vegSites %<>%
  ungroup() %>%
  mutate(shan = all_of(shan), simp = all_of(simp), rich = all_of(rich)) %>%
  relocate(site, shan, simp, rich)

# ee data not yet added to vegSites
# not sure this would be useful anyway
# rm helper vars
rm(shan, simp, rich, vegdata)

# define convenience identifiers ####
# move this to main script
# define lists of predator and aphid taxa
predlist <- c('Arachnida','Coccinellidae','Ichneumonidae',
              'Nabis', 'Geocoris', 'Anthocoridae')
aphlist <- c('Acyrthosiphon', 'Aphis', 'Therioaphis', 'AllAph', 'NonAcy')

# define predator- and aphid-only tibbles
# filter data to include only predators
preddata <- right_join(data_long %>% filter(Treatment != 'Pre-'),
                       data_long %>% filter(Treatment == 'Pre-'),
                       by = c('Site','Field','Plot','Taxa','Season')) %>%
  select(Site:Plot,
         Treatment = Treatment.x,
         Taxa,
         Density = Density.x,
         Pre_Density = Density.y,
         Season) %>%
  filter(Taxa %in% predlist)

aphdata <- right_join(data_long %>% filter(Treatment != 'Pre-'),
                      data_long %>% filter(Treatment == 'Pre-'),
                      by = c('Site','Field','Plot','Taxa','Season')) %>%
  select(Site:Plot,
         Treatment = Treatment.x,
         Taxa,
         Density = Density.x,
         Pre_Density = Density.y,
         Season) %>%
  filter(Taxa %in% aphlist)

# filter out 'Full' data ####
# remove 'Full' treatments from all data
data %<>% filter(Treatment != 'Full')
data_long %<>% filter(Treatment != 'Full')

# preview tidy data ####
# print a summary of each final dataset
data # main table of insect count data
data_long # insect data in long format
tidyLandcover # landcover areaScores for each field
# for fixed class
# tidyLandcover_fixed <- tidyLandcover
vegPlots # final plot-level veg data from surveys
vegSites # final site-level veg data from surveys

# export tidy data ####
# build list of data to export
tidy_data <- list(data, data_long, tidyLandcover, vegPlots, vegSites)
data_names <- list('data', 'data_long', 'landcover', 'vegPlots', 'vegSites')
# export
walk2(tidy_data, data_names, ~write_csv(.x, paste0('tidy_data/', .y, ".csv")))
